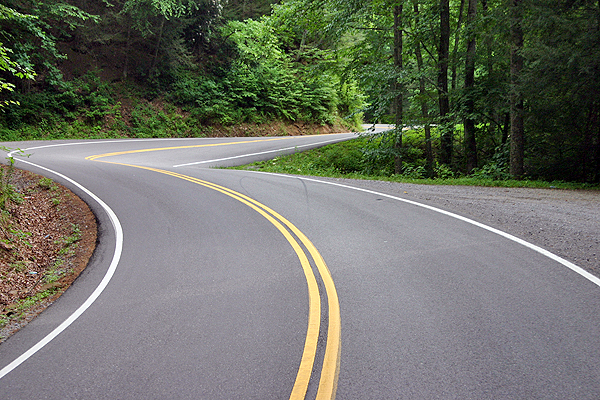
#> input picture projects/lane-lines/lanes.jpg, 600 x 400 px
$ jupyter execute 'Pipeline Tester.ipynb'
#> lines starting #> are read from the running program, lines starting #| are printed output that depends on the picture; after the words box and inside, x2 and y2 are one past the last pixel; in counts of white or black regions, pixels touching at a corner belong together
# Pipeline Tester
IPython notebooks are a great way to develop, test, and showcase image processing pipelines. Use this notebook to help visualize each stage of your pipeline. When you are ready to start part 2 of the project go to file -> download as -> python (.py) so you can import any function you created here.

## Setup
This section just imports the necessary libraries and loads the test image

[cell 1]
import cv2
import numpy as np
from matplotlib import pyplot as plt
import math

img_raw = cv2.imread("lanes.jpg")
#> img_raw is the input picture: shape (400, 600, 3); mean B, G, R 102.4, 113.3, 110.2

## Preprocessing
In this section prepares the image for the rest of the pipeline. Consider resizing, cropping, blurring, applying a mask, or partitioning the image here.

[cell 2]
def preprocess(img):
    # TODO: your code here
    return img

img_pre = preprocess(img_raw)

plt.figure(figsize=(20,20))
plt.subplot(121)
plt.title("Raw Image", fontsize=20)
plt.imshow(img_raw[:,:,(2,1,0)])
plt.subplot(122)
plt.title("Preprocessed Image", fontsize=20)
plt.imshow(img_pre[:,:,(2,1,0)])
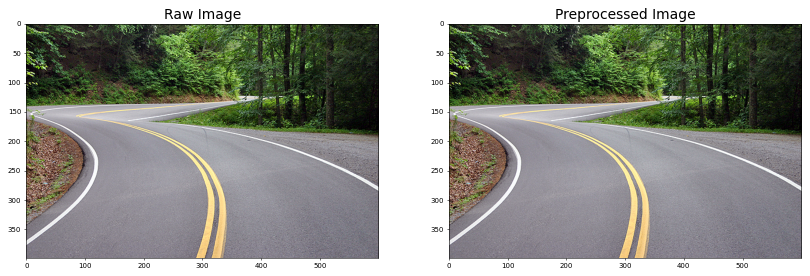
#> figure drawn by matplotlib, 2 panels

## Transformations
Here consider transforming the image to a different color space, applying a color threshold, applying a perspective transformation, or a similiar operation. While this could be considered more preprocessing I've seperated it out into its own step for ease of debugging.

[cell 3]
def transform(img):
    # TODO: your code here
    return img

img_trans = transform(img_pre)

plt.figure(figsize=(20,20))
plt.subplot(121)
plt.title("Preprocessed Image", fontsize=20)
plt.imshow(img_pre[:,:,(2,1,0)])
plt.subplot(122)
plt.title("Transformed Image", fontsize=20)
plt.imshow(img_trans, cmap='gray')
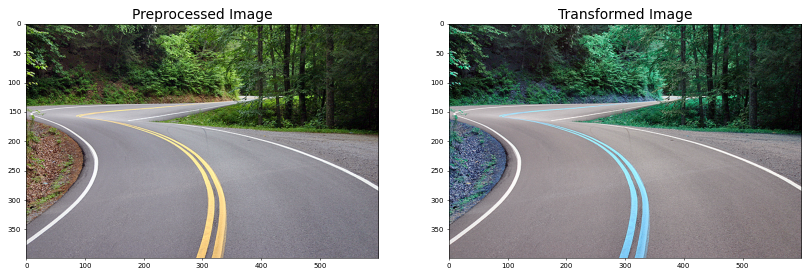
#> figure drawn by matplotlib, 2 panels; B, G, R data is drawn as R, G, B

## Feature Extraction
In this step use canny edges, the hough transform, your own algorithm, or any combination thereof to select lane pixels in the image.

[cell 4]
def lane_pixels(img):
    # TODO: your code here
    return img

img_lane = lane_pixels(img_trans)


plt.figure(figsize=(10,10))
plt.title("Lane Pixels", fontsize=20)
plt.imshow(img_lane, cmap='gray')

## Lane Line Fitting / Position Estimation
Here fit polynomials to the left and right lane lines. You can use opencv's built in hough transform, numpy's poly fit (which uses least squares to fit a polynomial of user defined order), or any other method as long as you use no libraries beyond numpy and opencv. For example, you could write your own hough tranfsorm to fit lines to a parabolic model y = a + bx + cx^2. Once you have fit a model to the lanes, use it to estimate the car's x position inside the lane. Use a coordinate system with 0 placed on the left lane line. For example in the above image if you deteted a lane line at x = 300 and x = 600 then your coordinate system would be [0, 300]. You can assume the camera is placed in the center of the car.

[cell 5]
# Here are some examples of lane polynomials.
poly_left = [1.28526510e-05, -1.56755218e-02,  6.06658643e+00, -4.32990741e+02]
poly_right = [-1.16718928e-02,  7.93217666e+00, -7.12537601e+02]

## Results
Here use the function `draw_lanes` to visualize your model of the lane lines

[cell 6]
def draw_lanes(poly1, poly2, y, img):
    '''
    Draws two lane lines on the road defined by polynomials 1 and 2.
    The polynomials should be passed as an array. For example if the left
    lane was described by the polynomial 1 + 2x + 3x^2 you would pass
    the array [1, 2, 3]. Y is the domain the polynomials are defined over
    and img is the image that the lanes will by drawn on.
    '''
    poly1 = np.poly1d(poly1)
    poly2 = np.poly1d(poly2)
    lanes = np.zeros(img.shape)

    x = poly1(y)
    mask = np.bitwise_and(x >= 0, x < img.shape[1]-1)
    y_safe = (y[mask] + 0.5).astype(int)
    x_safe = (x[mask] + 0.5).astype(int)
    lanes[y_safe,x_safe] = 255
    points = np.vstack((x_safe[::20], y_safe[::20]))
    last = np.array([x_safe[-1], y_safe[-1]]).reshape(2, 1)
    lane_points = np.hstack((points, last))

    x = poly2(y)
    mask = np.bitwise_and(x >= 0, x < img.shape[1]-1)
    y_safe = (y[mask] + 0.5).astype(int)
    x_safe = (x[mask] + 0.5).astype(int)
    lanes[y_safe,x_safe] = 255
    points = np.vstack((x_safe[::20], y_safe[::20]))
    points = np.fliplr(points)
    last = np.array([x_safe[-1], y_safe[-1]]).reshape(2, 1)
    lane_points = np.hstack((lane_points, last, points))

    lane_points = lane_points.T

    lanes = cv2.dilate(lanes, np.ones((5,5), np.uint8), iterations=1)
    points = np.argwhere(lanes == 255)
    img[points[:,0],points[:,1]] = (0, 0, 255)

    overlay = np.copy(img)

    cv2.fillConvexPoly(overlay, np.int32(lane_points), (0, 255, 0))
    alpha = 0.6
    cv2.addWeighted(overlay, alpha, img, 1-alpha, 0, img)
    return img

# replace this with your estimate
car_position = 0

# y is the domain the lane polynomials are defined over. Feel free to change this
y = np.arange(img_raw.shape[0]/2, img_raw.shape[0])
#> y = 200 values from 200 to 399
img_lanes = draw_lanes(poly_right, poly_left, y, np.copy(img_raw))
#> in draw_lanes, `cv2.fillConvexPoly(overlay, np.int32(lane_points), (0, 255, 0))`:
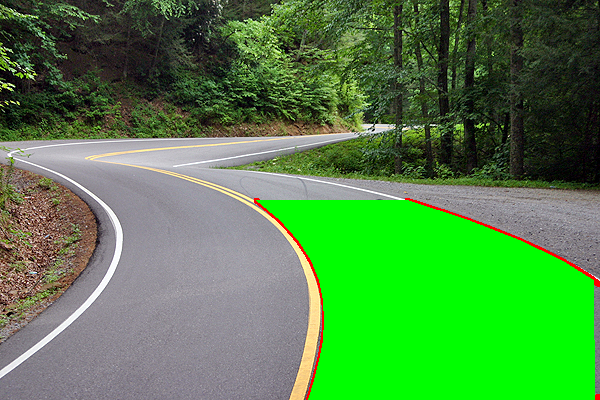
#> overlay: shape (400, 600, 3); mean of channels 0, 1, 2 70.3, 136, 79.8; drawn as B, G, R
#> in draw_lanes, `cv2.addWeighted(overlay, alpha, img, 1-alpha, 0, img)`:
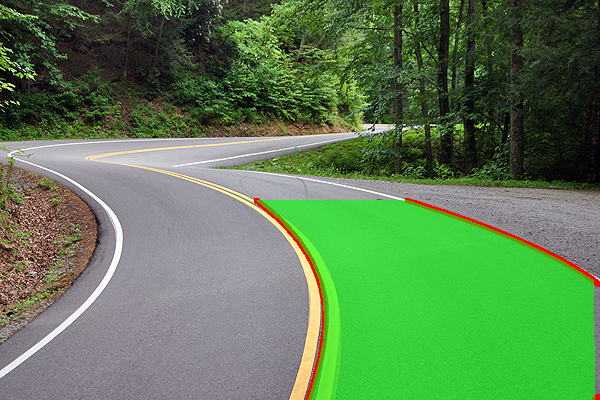
#> img: shape (400, 600, 3); mean of channels 0, 1, 2 82.4, 126.2, 92.3; drawn as B, G, R
cv2.putText(img_lanes, "Car Position: {}".format(car_position), (0, 20), cv2.FONT_HERSHEY_DUPLEX, 0.7, (0, 0, 255), 2, cv2.LINE_4)
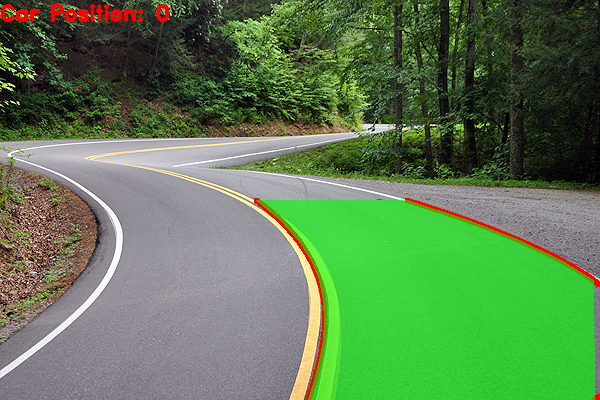
#> img_lanes: shape (400, 600, 3); 0.51% of pixels changed, all inside (x1, y1, x2, y2) = (1, 4, 169, 22); drawn as B, G, R
plt.figure(figsize=(20,20))
plt.imshow(img_lanes[:,:, (2,1,0)])
